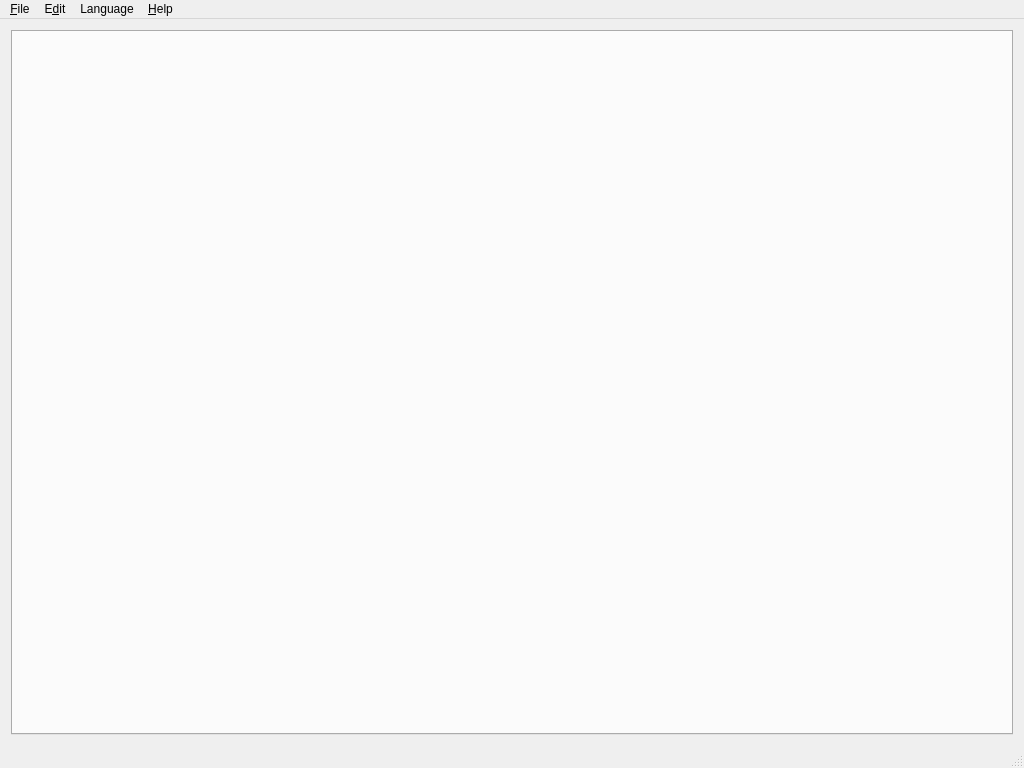
<?xml version="1.0" encoding="UTF-8"?>
<ui version="4.0">
 <class>MainWindow</class>
 <widget class="QMainWindow" name="MainWindow">
  <property name="geometry">
   <rect>
    <x>0</x>
    <y>0</y>
    <width>1024</width>
    <height>768</height>
   </rect>
  </property>
  <property name="windowTitle">
   <string>Hypha Manager</string>
  </property>
  <property name="windowIcon">
   <iconset resource="../res/main.qrc">
    <normaloff>:/main/hypha_mini</normaloff>:/main/hypha_mini</iconset>
  </property>
  <widget class="QWidget" name="centralWidget">
   <layout class="QGridLayout" name="gridLayout_3">
    <item row="0" column="0">
     <widget class="QTabWidget" name="tabWidget">
      <property name="currentIndex">
       <number>-1</number>
      </property>
     </widget>
    </item>
   </layout>
  </widget>
  <widget class="QStatusBar" name="statusBar"/>
  <widget class="QMenuBar" name="menuBar">
   <property name="geometry">
    <rect>
     <x>0</x>
     <y>0</y>
     <width>1024</width>
     <height>27</height>
    </rect>
   </property>
   <widget class="QMenu" name="menuFile">
    <property name="title">
     <string>&amp;File</string>
    </property>
    <addaction name="actionOpen"/>
    <addaction name="actionE_xit"/>
   </widget>
   <widget class="QMenu" name="menu_Help">
    <property name="title">
     <string>&amp;Help</string>
    </property>
    <addaction name="actionAbout_Hypha_Client"/>
   </widget>
   <widget class="QMenu" name="menuLanguage">
    <property name="title">
     <string>Language</string>
    </property>
    <property name="separatorsCollapsible">
     <bool>false</bool>
    </property>
    <property name="toolTipsVisible">
     <bool>false</bool>
    </property>
   </widget>
   <widget class="QMenu" name="menuE_dit">
    <property name="title">
     <string>E&amp;dit</string>
    </property>
    <addaction name="actionSettings"/>
   </widget>
   <addaction name="menuFile"/>
   <addaction name="menuE_dit"/>
   <addaction name="menuLanguage"/>
   <addaction name="menu_Help"/>
  </widget>
  <action name="actionE_xit">
   <property name="icon">
    <iconset resource="../res/main.qrc">
     <normaloff>:/actions/images/actions/exit.svg</normaloff>:/actions/images/actions/exit.svg</iconset>
   </property>
   <property name="text">
    <string>E&amp;xit</string>
   </property>
   <property name="shortcut">
    <string>Ctrl+Q</string>
   </property>
  </action>
  <action name="actionAbout_Hypha_Client">
   <property name="icon">
    <iconset resource="../res/main.qrc">
     <normaloff>:/main/hypha_mini</normaloff>:/main/hypha_mini</iconset>
   </property>
   <property name="text">
    <string>About Hypha</string>
   </property>
  </action>
  <action name="actionOpen">
   <property name="icon">
    <iconset resource="../res/main.qrc">
     <normaloff>:/actions/images/actions/config.svg</normaloff>:/actions/images/actions/config.svg</iconset>
   </property>
   <property name="text">
    <string>&amp;Open</string>
   </property>
  </action>
  <action name="actionBlechuhr">
   <property name="icon">
    <iconset resource="../res/main.qrc">
     <normaloff>:/actions/images/actions/timetracker.svg</normaloff>:/actions/images/actions/timetracker.svg</iconset>
   </property>
   <property name="text">
    <string>Blechuhr</string>
   </property>
  </action>
  <action name="actionUser">
   <property name="icon">
    <iconset resource="../res/main.qrc">
     <normaloff>:/actions/images/actions/users.svg</normaloff>:/actions/images/actions/users.svg</iconset>
   </property>
   <property name="text">
    <string>User</string>
   </property>
  </action>
  <action name="actionConnections">
   <property name="icon">
    <iconset resource="../res/main.qrc">
     <normaloff>:/actions/images/actions/connections.svg</normaloff>:/actions/images/actions/connections.svg</iconset>
   </property>
   <property name="text">
    <string>Connections</string>
   </property>
  </action>
  <action name="actionSettings">
   <property name="text">
    <string>Settings</string>
   </property>
  </action>
 </widget>
 <layoutdefault spacing="6" margin="11"/>
 <resources>
  <include location="../res/main.qrc"/>
 </resources>
 <connections>
  <connection>
   <sender>actionE_xit</sender>
   <signal>triggered()</signal>
   <receiver>MainWindow</receiver>
   <slot>close()</slot>
   <hints>
    <hint type="sourcelabel">
     <x>-1</x>
     <y>-1</y>
    </hint>
    <hint type="destinationlabel">
     <x>199</x>
     <y>149</y>
    </hint>
   </hints>
  </connection>
 </connections>
</ui>
